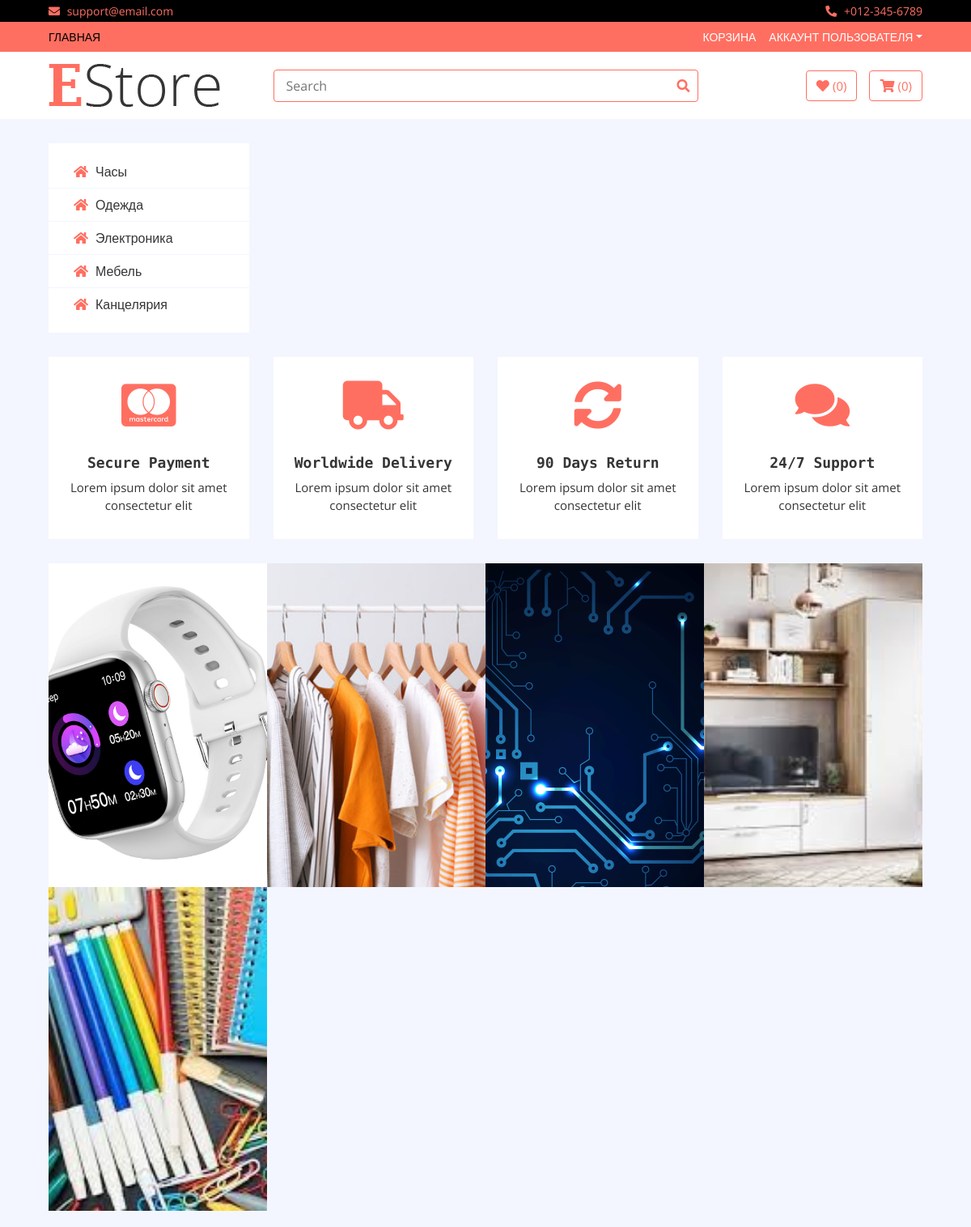
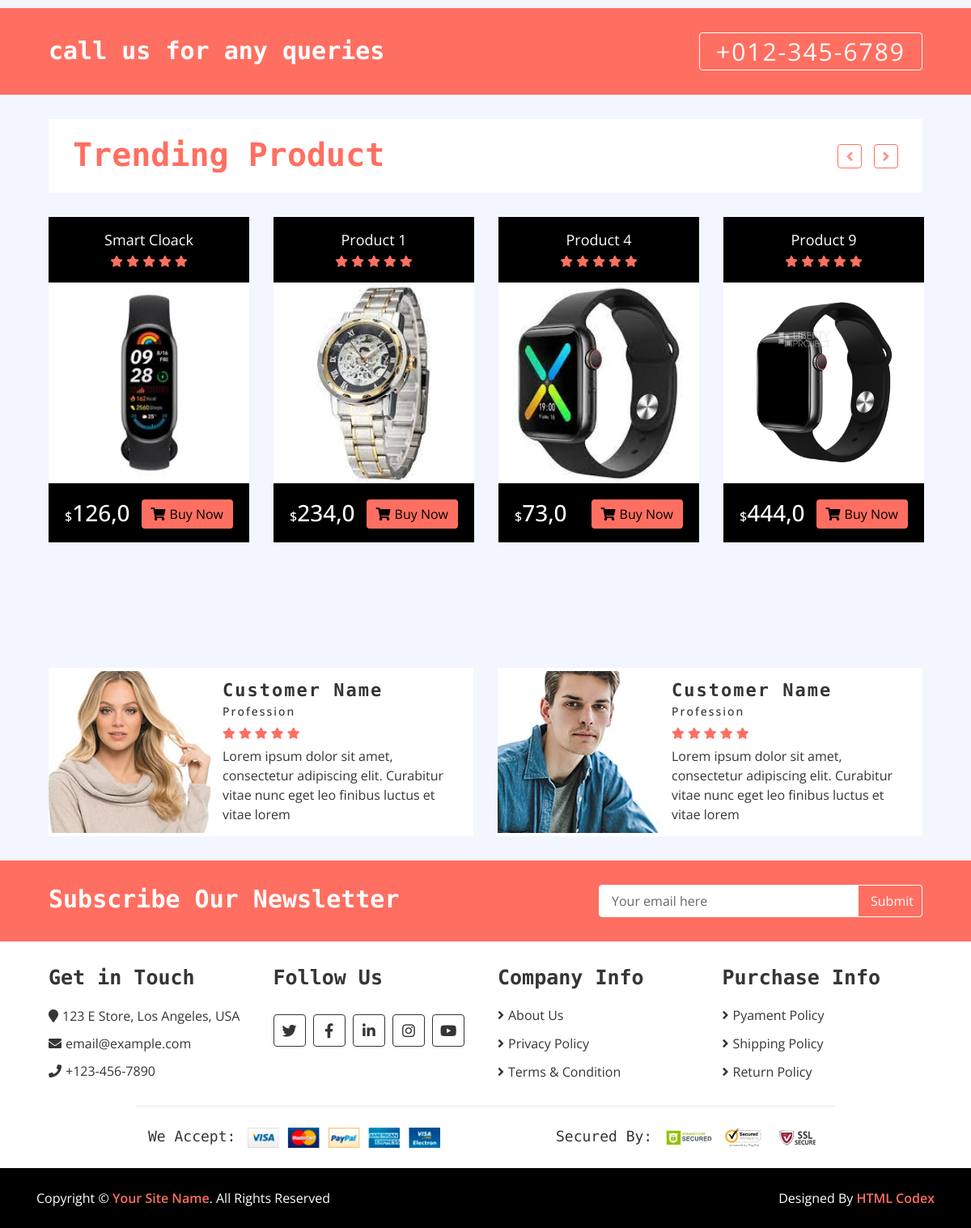
The app's page / (signed in) with its own data (2 pictures, top to bottom).
### shop/models.py (models this page shows, shortened)
class Category(models.Model):
    title = models.CharField(
        max_length=150,
        verbose_name="Имя категории",
    )
    image = models.ImageField(
        upload_to="categories/",
        verbose_name="Изображение категории",
        null=True,
        blank=True,
    )
    slug = models.SlugField(unique=True, null=True)
    parent = models.ForeignKey(
        "self",
        on_delete=models.CASCADE,
        null=True,
        blank=True,
        verbose_name="Категория",
        related_name="subcategories",
    )
    def get_absolute_url(self):
        return reverse("category_detail", kwargs={"slug": self.slug})
    def get_parent_cetegory_photo(self):
        if self.image:
            return self.image.url
        return "https://stilsoft.ru/images/catalog/noup.png"
    class Meta:
        verbose_name = "Категория"
        verbose_name_plural = "Категории"

class Product(models.Model):
    title = models.CharField(
        max_length=250,
        verbose_name="Наименование товара",
    )
    price = models.FloatField(verbose_name="Цена товара")
    created_at = models.DateTimeField(
        auto_now_add=True,
        verbose_name="Дата создания",
    )
    watched = models.IntegerField(
        default=0,
        verbose_name="Количество просмотров",
    )
    quantity = models.IntegerField(
        default=0,
        verbose_name="Количество на складе",
    )
    description = models.TextField(
        default="Здесь скоро будет описание", verbose_name="Описание товара"
    )
    info = models.TextField(
        default="Дополнительная информация о товаре",
        verbose_name="Информация о товаре",
    )
    category = models.ForeignKey(
        Category,
        related_name="products",
        verbose_name="Категории",
        on_delete=models.CASCADE,
    )
    slug = models.SlugField(
        unique=True,
        null=True,
    )
    size = models.IntegerField(default=30, verbose_name="Размер в мм")
    color = models.CharField(
        default="Серебро", max_length=30, verbose_name="Цвет/Материал"
    )
    def get_absolute_url(self):
        return reverse("product_page", kwargs={"slug": self.slug})
    def get_first_photo(self):
        if self.images.all():
            return self.images.first().image.url
    class Meta:
        verbose_name = "Продукт"
        verbose_name_plural = "Продукты"

class Galery(models.Model):
    image = models.ImageField(upload_to="products/", verbose_name="Изображение")
    product = models.ForeignKey(
        Product,
        related_name="images",
        on_delete=models.CASCADE,
    )
    class Meta:
        verbose_name = "Изображения"
        verbose_name_plural = "Галерея товаров"

### shop/views.py (the view)
# urls.py: path("", views.Index.as_view(), name="index"),
class Index(ListView):
    model = Product
    context_object_name = "categories"
    extra_context = {"title": "Главная страница"}
    template_name = "shop/index.html"
    def get_queryset(self):
        return Category.objects.filter(parent=None)
    def get_context_data(self, **kwargs):
        context = super().get_context_data()
        products = Product.objects.order_by("-watched")[:8]
        context["top_products"] = products
        return context

### shop/templates/shop/index.html (shortened to what this page needs)
{% extends "base.html" %}
{% block main %}
<body>
    {% include "shop/components/_main_slider_start.html" %}
    <div class="feature">
        <div class="container-fluid">
            <div class="row align-items-center">
                <div class="col-lg-3 col-md-6 feature-col">
                    <div class="feature-content">
                        <i class="fab fa-cc-mastercard"></i>
                        <h2>Secure Payment</h2>
                        <p>
                            Lorem ipsum dolor sit amet consectetur elit
                        </p>
                    </div>
                </div>
                <div class="col-lg-3 col-md-6 feature-col">
                    <div class="feature-content">
                        <i class="fa fa-truck"></i>
                        <h2>Worldwide Delivery</h2>
                        <p>
                            Lorem ipsum dolor sit amet consectetur elit
                        </p>
                    </div>
                </div>
                <div class="col-lg-3 col-md-6 feature-col">
                    <div class="feature-content">
                        <i class="fa fa-sync-alt"></i>
                        <h2>90 Days Return</h2>
                        <p>
                            Lorem ipsum dolor sit amet consectetur elit
                        </p>
                    </div>
                </div>
                <div class="col-lg-3 col-md-6 feature-col">
                    <div class="feature-content">
                        <i class="fa fa-comments"></i>
                        <h2>24/7 Support</h2>
                        <p>
                            Lorem ipsum dolor sit amet consectetur elit
                        </p>
                    </div>
                </div>
            </div>
        </div>
    </div>
    {% include "shop/components/_category_start.html" %}
    <div class="call-to-action">
        <div class="container-fluid">
            <div class="row align-items-center">
                <div class="col-md-6">
                    <h1>call us for any queries</h1>
                </div>
                <div class="col-md-6">
                    <a href="tel:0123456789">+012-345-6789</a>
                </div>
            </div>
        </div>
    </div>
    {% include "shop/components/_recent_products.html" %}
    <div class="review">
        <div class="container-fluid">
            <div class="row align-items-center review-slider normal-slider">
                <div class="col-md-6">
                    <div class="review-slider-item">
                        <div class="review-img">
                            <img src="img/review-1.jpg" alt="Image">
                        </div>
                        <div class="review-text">
                            <h2>Customer Name</h2>
                            <h3>Profession</h3>
                            <div class="ratting">
                                <i class="fa fa-star"></i>
                                <i class="fa fa-star"></i>
                                <i class="fa fa-star"></i>
                                <i class="fa fa-star"></i>
                                <i class="fa fa-star"></i>
                            </div>
                            <p>
                                Lorem ipsum dolor sit amet, consectetur adipiscing elit. Curabitur vitae nunc eget leo finibus luctus et vitae lorem
                            </p>
                        </div>
                    </div>
                </div>
                <div class="col-md-6">
                    <div class="review-slider-item">
                        <div class="review-img">
                            <img src="img/review-2.jpg" alt="Image">
                        </div>
                        <div class="review-text">
                            <h2>Customer Name</h2>
                            <h3>Profession</h3>
                            <div class="ratting">
                                <i class="fa fa-star"></i>
                                <i class="fa fa-star"></i>
                                <i class="fa fa-star"></i>
                                <i class="fa fa-star"></i>
                                <i class="fa fa-star"></i>
                            </div>
                            <p>
                                Lorem ipsum dolor sit amet, consectetur adipiscing elit. Curabitur vitae nunc eget leo finibus luctus et vitae lorem
                            </p>
                        </div>
                    </div>
                </div>
            </div>
        </div>
    </div>
                <div class="newsletter">
                    <div class="container-fluid">
                        <div class="row">
                            <div class="col-md-6">
                                <h1>Subscribe Our Newsletter</h1>
                            </div>
                            <div class="col-md-6">
                                <div class="form">
                                    <input type="email" value="Your email here">
                                    <button>Submit</button>
                                </div>
                            </div>
                        </div>
                    </div>
                </div>
</body>
{% endblock main %}

### shop/templates/shop/components/_main_slider_start.html
    <div class="header">
        <div class="container-fluid">
            <div class="row">
                <div class="col-md-3">
                    <nav class="navbar bg-light">
                        <ul class="navbar-nav">
                            {% for cat in categories  %}
                                <li class="nav-item">
                                    <a class="nav-link" href="{{ cat.get_absolute_url }}"><i class="fa fa-home"></i>{{ cat.title }}</a>
                                </li>
                            {% endfor %}
                        </ul>
                    </nav>
                </div>
            </div>
        </div>
    </div>

### shop/templates/shop/components/_category_start.html (shortened to what this page needs)
{% load static %}
    <div class="category">
        <div class="container-fluid">
            <div class="row">
                {% for cat in categories %}
                    <div class="col-md-3">
                        <div class="category-item ch-400">
                            <img src="{{ cat.get_parent_cetegory_photo }}" />
                        </div>
                    </div>
                {% endfor %}
            </div>
        </div>
    </div>

### shop/templates/shop/components/_recent_products.html
    <div class="recent-product product">
        <div class="container-fluid">
            <div class="section-header">
                <h1>Trending Product</h1>
            </div>
            <div class="row align-items-center product-slider product-slider-4">
                {% for product in top_products %}
                    <div class="col-md-4">
                        {% include "shop/components/_product_card.html" %}
                    </div>
                {% endfor %}
            </div>
        </div>
    </div>

### shop/templates/shop/components/_product_card.html (shortened to what this page needs)
    <div class="product-item">
        <div class="product-title">
            <a href="{{ product.get_absolute_url }}">{{ product.title }}</a>
            <div class="ratting">
                <i class="fa fa-star"></i>
                <i class="fa fa-star"></i>
                <i class="fa fa-star"></i>
                <i class="fa fa-star"></i>
                <i class="fa fa-star"></i>
            </div>
        </div>
        <div class="product-image">
            <a href="product-detail.html">
                <img src="{{ product.get_first_photo }}" alt="Product Image">
            </a>
        </div>
        <div class="product-price">
            <h3><span>$</span>{{ product.price }}</h3>
            <a class="btn" href="{% url 'product_page' product.slug %}"><i class="fa fa-shopping-cart"></i>Buy Now</a>
        </div>
    </div>

### records on screen
Category: title "Часы", get_parent_cetegory_photo (picture)
Category: title "Одежда", get_parent_cetegory_photo (picture)
Category: title "Электроника", get_parent_cetegory_photo (picture)
Category: title "Мебель", get_parent_cetegory_photo (picture)
Category: title "Канцелярия", get_parent_cetegory_photo (picture)
Product: title "Smart Cloack", get_first_photo (picture), price "126,0"
Product: title "Product 1", get_first_photo (picture), price "234,0"
Product: title "Product 4", get_first_photo (picture), price "73,0"
Product: title "Product 9", get_first_photo (picture), price "444,0"
